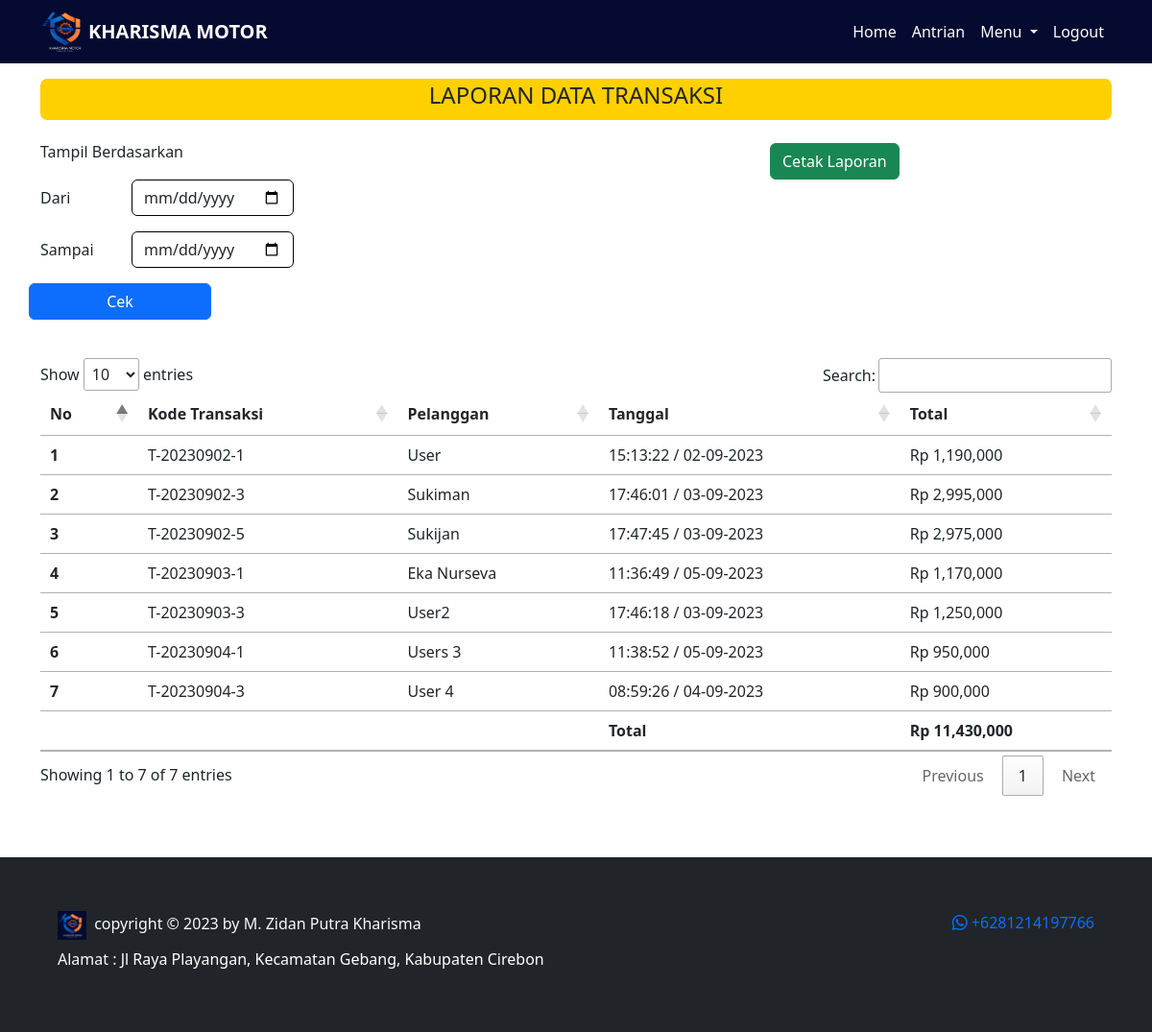
Page /kelola/laporan.php (signed in) on the committed database.
### tables this page shows
CREATE TABLE `antrian` (
  `id_antrian` int(11) NOT NULL,
  `id_kendaraan` int(11) NOT NULL,
  `no_antrian` varchar(20) NOT NULL,
  `nama_pelanggan` varchar(100) NOT NULL,
  `no_hp` varchar(20) NOT NULL,
  `tanggal` timestamp NOT NULL DEFAULT current_timestamp(),
  `nopol` varchar(50) NOT NULL,
  `alamat` text NOT NULL,
  `status` varchar(50) NOT NULL
);

CREATE TABLE `transaksi` (
  `idtransaksi` int(11) NOT NULL,
  `idantrian` int(11) NOT NULL,
  `idservis` int(11) DEFAULT NULL,
  `idsparepart` int(11) DEFAULT NULL,
  `kode_transaksi` varchar(50) NOT NULL,
  `tanggal_pelunasan` timestamp NOT NULL DEFAULT current_timestamp() ON UPDATE current_timestamp(),
  `status_transaksi` varchar(20) NOT NULL
);

### controller/function.php (called while the page is built, shortened)
<?php
$conn = mysqli_connect("localhost", "root", "", "kharisma_motor");
function query($query)
{
    global $conn;
    $result = mysqli_query($conn, $query);
    $rows = [];
    while ($row = mysqli_fetch_assoc($result)) {
        $rows[] = $row;
    }
    return $rows;
}
function jumlah_data($data)
{
    global $conn;
    $query = mysqli_query($conn, $data);
    $jumlah_data = mysqli_num_rows($query);
    return $jumlah_data;
}
function dekripsi($teks)
{
    $text = $teks;
    $kunci = 'kharisma_motor';
    $key = hash('sha256', $kunci);
    $pkey = "123";
    $method = "aes-192-cfb1";
    $iv = substr(hash('sha256', $pkey), 0, 16);
    $dekripsi = base64_decode($text);
    $dekripsi = openssl_decrypt($dekripsi, $method, $key, 0, $iv);
    return $dekripsi;
}
?>

### controller/controller_transaksi.php (called while the page is built, shortened)
<?php
    require_once('function.php');
    function total($id, $data) {
        $total = 0;
        foreach($data as $da) {
            if($da['idservis'] != NULL) {
                $idservis = $da['idservis'];
                $datser = query("SELECT * FROM servis WHERE idservis = $idservis")[0];
                $total += $datser['harga_jasa'];
            } elseif($da['idsparepart'] != NULL) {
                $idsparepart = $da['idsparepart'];
                $dahar = query("SELECT * FROM harga_sparepart WHERE idkendaraan = $id AND idsparepart = $idsparepart")[0];
                $total += $dahar['harga'];
            }
        }
        return $total;
    }
?>

### kelola/laporan.php (the view, shortened to what this page needs)
<?php
    require_once "../controller/controller_transaksi.php";
    $id = dekripsi($_COOKIE['KMmz19']);
    $user = query("SELECT * FROM pengguna WHERE idpengguna = $id")[0];
    $antrian = query("SELECT * FROM antrian");
    $semua = 0;
?>
<!DOCTYPE html>
<html lang="en">
<head>
    <link href="https://cdn.jsdelivr.net/npm/bootstrap@5.3.0/dist/css/bootstrap.min.css" rel="stylesheet"
>
    <link rel="stylesheet" href="https://cdn.jsdelivr.net/npm/bootstrap-icons@1.10.5/font/bootstrap-icons.css">
    <link rel="stylesheet" href="../style.css">
    <link rel="stylesheet" href="https://cdn.datatables.net/1.13.4/css/jquery.dataTables.min.css">
</head>
<body>
    <?php
    if ($user['level'] === "Admin") {
        require_once('../navbar/navbar_admin.php');
    } elseif ($user['level'] === "Kasir") {
        require_once('../navbar/navbar_kasir.php');
    } else {
        echo "Error: Peran pengguna tidak valid.";
    }
    ?>
    <div class="container">
        <div class="content py-3">
            <div class="title text-center text-uppercase">
                <h4>LAPORAN DATA TRANSAKSI</h4>
            </div>
            <div class="konten py-4">
                <div class="row">
                    <div class="col-8">
                        <h6>Tampil Berdasarkan</h6>
                    </div>
                    <div class="col-4">
                        <button class="btn btn-success" type="button" data-bs-toggle="modal" data-bs-target="#cetak">
                            Cetak Laporan
                        </button>
                    </div>
                    <form action="" method="post">
                        <div class="tahun">
                            <div class="mb-3 row">
                                <label for="dari" class="col-sm-1 col-form-label">Dari</label>
                                <div class="col-sm-auto">
                                    <input type="date" class="form-control" id="dari" name="dari">
                                </div>
                            </div>
                        </div>
                        <div class="bulan">
                            <div class="mb-3 row">
                                <label for="sampai" class="col-sm-1 col-form-label">Sampai</label>
                                <div class="col-sm-auto">
                                    <input type="date" class="form-control" id="sampai" name="sampai">
                                </div>
                            </div>
                        </div>
                        <div class="mb-3 row">
                            <button type="submit" name="cek_tanggal" class="btn btn-primary col-sm-2">Cek</button>
                        </div>
                    </form>
                </div>
            </div>
            <table class="table table-hover" id="example">
                <thead>
                    <tr>
                        <th scope="col">No</th>
                        <th scope="col">Kode Transaksi</th>
                        <th scope="col">Pelanggan</th>
                        <th scope="col">Tanggal</th>
                        <th scope="col">Total</th>
                    </tr>
                </thead>
                <tbody>
                    <?php
                        $i = 1;
                        foreach($antrian as $ant) :
                            $idantrian = $ant['id_antrian'];
                            $jumlah = jumlah_data("SELECT * FROM transaksi WHERE idantrian = $idantrian");
                            if($jumlah > 0 ) :
                                $transaksi = query("SELECT * FROM transaksi WHERE idantrian = $idantrian");
                                $idkendaraan = $ant['id_kendaraan'];
                                    if($transaksi[0]['status_transaksi'] == "Lunas") :
                                        $total = total($idkendaraan, $transaksi);
                                        $tanggal =  date("H:i:s / d-m-Y", strtotime($transaksi[0]['tanggal_pelunasan']));
                    ?>
                        <tr>
                            <th scope="row"><?= $i; ?></th>
                            <td><?= $transaksi[0]['kode_transaksi']; ?></td>
                            <td><?= $ant['nama_pelanggan']; ?></td>
                            <td><?= $tanggal; ?></td>
                            <td>Rp <?= number_format($total); ?></td>
                        </tr>
                    <?php
                                    $i++;
                                    $semua += $total;
                                endif;
                            endif;
                        endforeach;
                    ?>
                </tbody>
                <tr>
                    <th>&nbsp;</th>
                    <td>&nbsp;</td>
                    <td>&nbsp;</td>
                    <th>Total</th>
                    <th>Rp <?= number_format($semua); ?></th>
                </tr>
            </table>
        </div>
    </div>
    <?php
    require_once('../footer.php');
    ?>
</body>
</html>

### style.css (style rules this page uses)
body { background: white; }
.container .title { border: solid rgb(255, 208, 0); border-radius: 7px; background: rgb(255, 208, 0); }
.container label { font-weight: 500; }
.container input, .container textarea { border: 0.3px solid black; }

### rows in the picture
antrian: transaksi.kode_transaksi "T-20230902-1", nama_pelanggan "User", transaksi.tanggal_pelunasan "15:13:22 / 02-09-2023", total "1,190,000"
antrian: transaksi.kode_transaksi "T-20230902-3", nama_pelanggan "Sukiman", transaksi.tanggal_pelunasan "17:46:01 / 03-09-2023", total "2,995,000"
antrian: transaksi.kode_transaksi "T-20230902-5", nama_pelanggan "Sukijan", transaksi.tanggal_pelunasan "17:47:45 / 03-09-2023", total "2,975,000"
antrian: transaksi.kode_transaksi "T-20230903-1", nama_pelanggan "Eka Nurseva", transaksi.tanggal_pelunasan "11:36:49 / 05-09-2023", total "1,170,000"
antrian: transaksi.kode_transaksi "T-20230903-3", nama_pelanggan "User2", transaksi.tanggal_pelunasan "17:46:18 / 03-09-2023", total "1,250,000"
antrian: transaksi.kode_transaksi "T-20230904-1", nama_pelanggan "Users 3", transaksi.tanggal_pelunasan "11:38:52 / 05-09-2023", total "950,000"
antrian: transaksi.kode_transaksi "T-20230904-3", nama_pelanggan "User 4", transaksi.tanggal_pelunasan "08:59:26 / 04-09-2023", total "900,000"

### other values in the picture
$semua "11,430,000"
